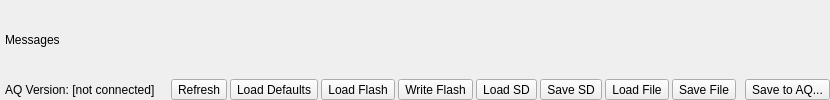
        <widget class="QWidget" name="widget_buttonBox" native="true">
         <layout class="QGridLayout" name="gridLayout_19">
          <property name="leftMargin">
           <number>5</number>
          </property>
          <property name="topMargin">
           <number>0</number>
          </property>
          <property name="rightMargin">
           <number>0</number>
          </property>
          <property name="bottomMargin">
           <number>0</number>
          </property>
          <property name="horizontalSpacing">
           <number>3</number>
          </property>
          <property name="verticalSpacing">
           <number>0</number>
          </property>
          <item row="0" column="0" colspan="12">
           <widget class="QLabel" name="statusDisplay">
            <property name="text">
             <string>Messages</string>
            </property>
            <property name="styleType" stdset="0">
             <string>aqParamsStatus</string>
            </property>
           </widget>
          </item>
          <item row="1" column="2">
           <widget class="QToolButton" name="btn_paramsRefresh">
            <property name="sizePolicy">
             <sizepolicy hsizetype="Fixed" vsizetype="Fixed">
              <horstretch>0</horstretch>
              <verstretch>0</verstretch>
             </sizepolicy>
            </property>
            <property name="toolTip">
             <string>&lt;html&gt;&lt;head/&gt;&lt;body&gt;&lt;p&gt;Refresh this view of currently active onboard parameters. Any changes you made will be lost.&lt;/p&gt;&lt;/body&gt;&lt;/html&gt;</string>
            </property>
            <property name="text">
             <string>Refresh</string>
            </property>
            <property name="icon">
             <iconset resource="../../qgroundcontrol.qrc">
              <normaloff>:/files/images/actions/arrow-circle.png</normaloff>:/files/images/actions/arrow-circle.png</iconset>
            </property>
            <property name="iconSize">
             <size>
              <width>18</width>
              <height>18</height>
             </size>
            </property>
            <property name="toolButtonStyle">
             <enum>Qt::ToolButtonTextBesideIcon</enum>
            </property>
           </widget>
          </item>
          <item row="1" column="11">
           <widget class="QToolButton" name="pushButton_save_to_aq">
            <property name="sizePolicy">
             <sizepolicy hsizetype="Fixed" vsizetype="Fixed">
              <horstretch>0</horstretch>
              <verstretch>0</verstretch>
             </sizepolicy>
            </property>
            <property name="toolTip">
             <string>&lt;html&gt;&lt;head/&gt;&lt;body&gt;&lt;p&gt;Send the currently displayed settings to the flight controller. You will be able to review the changes (if any) and have the option to cancel. Settings can be saved to temporary (running) memory, and optionally to permanent (flash) storage memory. &lt;/p&gt;&lt;/body&gt;&lt;/html&gt;</string>
            </property>
            <property name="text">
             <string>Save to AQ...</string>
            </property>
            <property name="icon">
             <iconset resource="../../qgroundcontrol.qrc">
              <normaloff>:/files/images/contrib/AQ_logo_quad-only_outlined_112px.png</normaloff>:/files/images/contrib/AQ_logo_quad-only_outlined_112px.png</iconset>
            </property>
            <property name="iconSize">
             <size>
              <width>18</width>
              <height>18</height>
             </size>
            </property>
            <property name="toolButtonStyle">
             <enum>Qt::ToolButtonTextBesideIcon</enum>
            </property>
           </widget>
          </item>
          <item row="1" column="4">
           <widget class="QToolButton" name="btn_paramsLoadFlash">
            <property name="sizePolicy">
             <sizepolicy hsizetype="Fixed" vsizetype="Fixed">
              <horstretch>0</horstretch>
              <verstretch>0</verstretch>
             </sizepolicy>
            </property>
            <property name="toolTip">
             <string>&lt;html&gt;&lt;head/&gt;&lt;body&gt;&lt;p&gt;Load parameters from onboard flash memory into active running memory and show them here.&lt;/p&gt;&lt;/body&gt;&lt;/html&gt;</string>
            </property>
            <property name="text">
             <string>Load Flash</string>
            </property>
            <property name="icon">
             <iconset resource="../../qgroundcontrol.qrc">
              <normaloff>:/files/images/actions/drive-upload.png</normaloff>:/files/images/actions/drive-upload.png</iconset>
            </property>
            <property name="iconSize">
             <size>
              <width>18</width>
              <height>18</height>
             </size>
            </property>
            <property name="toolButtonStyle">
             <enum>Qt::ToolButtonTextBesideIcon</enum>
            </property>
           </widget>
          </item>
          <item row="1" column="0">
           <widget class="QLabel" name="lbl_aq_fw_version">
            <property name="sizePolicy">
             <sizepolicy hsizetype="Preferred" vsizetype="Preferred">
              <horstretch>0</horstretch>
              <verstretch>0</verstretch>
             </sizepolicy>
            </property>
            <property name="toolTip">
             <string>AutoQuad firmware version</string>
            </property>
            <property name="statusTip">
             <string>AutoQuad firmware version</string>
            </property>
            <property name="frameShape">
             <enum>QFrame::NoFrame</enum>
            </property>
            <property name="text">
             <string>AQ Version: [not connected]</string>
            </property>
            <property name="alignment">
             <set>Qt::AlignLeading|Qt::AlignLeft|Qt::AlignVCenter</set>
            </property>
           </widget>
          </item>
          <item row="1" column="1">
           <spacer name="horizontalSpacer_14">
            <property name="orientation">
             <enum>Qt::Horizontal</enum>
            </property>
            <property name="sizeHint" stdset="0">
             <size>
              <width>10</width>
              <height>20</height>
             </size>
            </property>
           </spacer>
          </item>
          <item row="1" column="8">
           <widget class="QToolButton" name="btn_paramsLoadFile">
            <property name="sizePolicy">
             <sizepolicy hsizetype="Fixed" vsizetype="Fixed">
              <horstretch>0</horstretch>
              <verstretch>0</verstretch>
             </sizepolicy>
            </property>
            <property name="toolTip">
             <string>&lt;html&gt;&lt;head/&gt;&lt;body&gt;&lt;p&gt;Load parameters from a local file into this interface. You can then save them to the flight controller if you want.&lt;/p&gt;&lt;/body&gt;&lt;/html&gt;</string>
            </property>
            <property name="text">
             <string>Load File</string>
            </property>
            <property name="icon">
             <iconset resource="../../qgroundcontrol.qrc">
              <normaloff>:/files/images/actions/folder-horizontal-open-table.png</normaloff>:/files/images/actions/folder-horizontal-open-table.png</iconset>
            </property>
            <property name="iconSize">
             <size>
              <width>18</width>
              <height>18</height>
             </size>
            </property>
            <property name="toolButtonStyle">
             <enum>Qt::ToolButtonTextBesideIcon</enum>
            </property>
           </widget>
          </item>
          <item row="1" column="9">
           <widget class="QToolButton" name="btn_paramsSaveFile">
            <property name="sizePolicy">
             <sizepolicy hsizetype="Fixed" vsizetype="Fixed">
              <horstretch>0</horstretch>
              <verstretch>0</verstretch>
             </sizepolicy>
            </property>
            <property name="toolTip">
             <string>&lt;html&gt;&lt;head/&gt;&lt;body&gt;&lt;p&gt;Save currently loaded parameters to a local file.&lt;/p&gt;&lt;/body&gt;&lt;/html&gt;</string>
            </property>
            <property name="text">
             <string>Save File</string>
            </property>
            <property name="icon">
             <iconset resource="../../qgroundcontrol.qrc">
              <normaloff>:/files/images/actions/folder--arrow.png</normaloff>:/files/images/actions/folder--arrow.png</iconset>
            </property>
            <property name="iconSize">
             <size>
              <width>18</width>
              <height>18</height>
             </size>
            </property>
            <property name="toolButtonStyle">
             <enum>Qt::ToolButtonTextBesideIcon</enum>
            </property>
           </widget>
          </item>
          <item row="1" column="7">
           <widget class="QToolButton" name="btn_paramsSaveSD">
            <property name="sizePolicy">
             <sizepolicy hsizetype="Fixed" vsizetype="Fixed">
              <horstretch>0</horstretch>
              <verstretch>0</verstretch>
             </sizepolicy>
            </property>
            <property name="toolTip">
             <string>&lt;html&gt;&lt;head/&gt;&lt;body&gt;&lt;p&gt;Save currently loaded parameters to onboard disk storage. You will need a memory card inserted/attached to the flight controller.  Next time AQ is started, it will load these parameter values, overriding any other settings (defaults or loaded from flash memory).&lt;/p&gt;&lt;/body&gt;&lt;/html&gt;</string>
            </property>
            <property name="text">
             <string>Save SD</string>
            </property>
            <property name="icon">
             <iconset resource="../../qgroundcontrol.qrc">
              <normaloff>:/files/images/actions/sd-memory-card_write.png</normaloff>:/files/images/actions/sd-memory-card_write.png</iconset>
            </property>
            <property name="iconSize">
             <size>
              <width>18</width>
              <height>18</height>
             </size>
            </property>
            <property name="toolButtonStyle">
             <enum>Qt::ToolButtonIconOnly</enum>
            </property>
           </widget>
          </item>
          <item row="1" column="6">
           <widget class="QToolButton" name="btn_paramsLoadSD">
            <property name="sizePolicy">
             <sizepolicy hsizetype="Fixed" vsizetype="Fixed">
              <horstretch>0</horstretch>
              <verstretch>0</verstretch>
             </sizepolicy>
            </property>
            <property name="toolTip">
             <string>&lt;html&gt;&lt;head/&gt;&lt;body&gt;&lt;p&gt;Load parameters from onboard disk storage (SD card) into active running memory and show them here.  This does not automatcially save the parameters to flash memory. &lt;/p&gt;&lt;p&gt;You will need a memory card inserted/attached to the flight controller with a PARAMS.txt file already on it.&lt;/p&gt;&lt;/body&gt;&lt;/html&gt;</string>
            </property>
            <property name="text">
             <string>Load SD</string>
            </property>
            <property name="icon">
             <iconset resource="../../qgroundcontrol.qrc">
              <normaloff>:/files/images/actions/sd-memory-card_read.png</normaloff>:/files/images/actions/sd-memory-card_read.png</iconset>
            </property>
            <property name="iconSize">
             <size>
              <width>18</width>
              <height>18</height>
             </size>
            </property>
            <property name="toolButtonStyle">
             <enum>Qt::ToolButtonIconOnly</enum>
            </property>
           </widget>
          </item>
          <item row="1" column="3">
           <widget class="QToolButton" name="btn_paramsLoadDefault">
            <property name="sizePolicy">
             <sizepolicy hsizetype="Fixed" vsizetype="Fixed">
              <horstretch>0</horstretch>
              <verstretch>0</verstretch>
             </sizepolicy>
            </property>
            <property name="toolTip">
             <string>&lt;html&gt;&lt;head/&gt;&lt;body&gt;&lt;p&gt;Load default parameter values into active running memory and show them here.  Default values are not stored to onboard flash memory unless you specifically do so afterwards.&lt;/p&gt;&lt;/body&gt;&lt;/html&gt;</string>
            </property>
            <property name="text">
             <string>Load Defaults</string>
            </property>
            <property name="icon">
             <iconset resource="../../qgroundcontrol.qrc">
              <normaloff>:/files/images/actions/arrow-return-180-left.png</normaloff>:/files/images/actions/arrow-return-180-left.png</iconset>
            </property>
            <property name="iconSize">
             <size>
              <width>18</width>
              <height>18</height>
             </size>
            </property>
            <property name="toolButtonStyle">
             <enum>Qt::ToolButtonTextBesideIcon</enum>
            </property>
           </widget>
          </item>
          <item row="1" column="5">
           <widget class="QToolButton" name="btn_paramsSaveFlash">
            <property name="sizePolicy">
             <sizepolicy hsizetype="Fixed" vsizetype="Fixed">
              <horstretch>0</horstretch>
              <verstretch>0</verstretch>
             </sizepolicy>
            </property>
            <property name="toolTip">
             <string>&lt;html&gt;&lt;head/&gt;&lt;body&gt;&lt;p&gt;Copy current parameters in non-permanent memory of the aircraft to permanent memory. If you have modified any parameters, save or transmit them first.&lt;/p&gt;&lt;/body&gt;&lt;/html&gt;</string>
            </property>
            <property name="text">
             <string>Write Flash</string>
            </property>
            <property name="icon">
             <iconset resource="../../qgroundcontrol.qrc">
              <normaloff>:/files/images/actions/drive-download.png</normaloff>:/files/images/actions/drive-download.png</iconset>
            </property>
            <property name="iconSize">
             <size>
              <width>18</width>
              <height>18</height>
             </size>
            </property>
            <property name="toolButtonStyle">
             <enum>Qt::ToolButtonIconOnly</enum>
            </property>
           </widget>
          </item>
          <item row="1" column="10">
           <spacer name="horizontalSpacer_15">
            <property name="orientation">
             <enum>Qt::Horizontal</enum>
            </property>
            <property name="sizeType">
             <enum>QSizePolicy::Fixed</enum>
            </property>
            <property name="sizeHint" stdset="0">
             <size>
              <width>3</width>
              <height>20</height>
             </size>
            </property>
           </spacer>
          </item>
         </layout>
        </widget>
